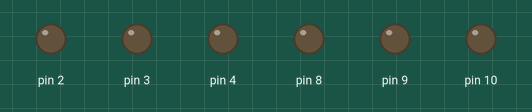
This sketch was run on a simulated Arduino Mega 2560, built with avr-gcc and run on an emulated ATmega2560. On the bench: output pins drawn as LEDs (lit = HIGH).

Above: at 2.5 s.
At 6.0 s:
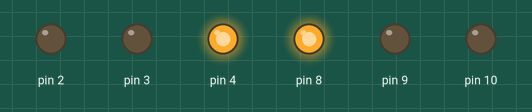
At 9.5 s:
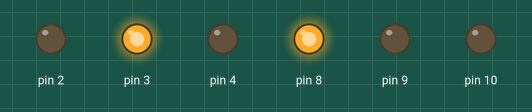
At 13.0 s:
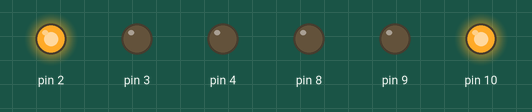
Timing chart, 0 to 18.2 s (numbered marks = the images above):
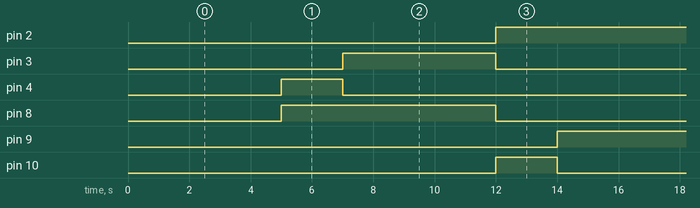

Measured:
- by itself, pin 2, pin 8: alternates HIGH for 7.0 s and LOW for 7.0 s
- by itself, pin 3, pin 9: alternates HIGH for 5.0 s and LOW for 9.0 s
- by itself, pin 4, pin 10: alternates HIGH for 2.0 s and LOW for 12.0 s

The sketch:

P1_Tab_CD_Semaforo.ino
```cpp
#include <Controllino.h>

// 1. ESTRUCTURA: Agrupamos los pines de cada semáforo
struct Semaforo {
  int rojo;
  int amarillo;
  int verde;
};

// 2. ENUM: Nombres legibles para los estados de la FSM
enum EstadosFSM {
  A_VERDE_B_ROJO,    // Semáforo A avanza, B espera (0)
  A_AMARILLO_B_ROJO, // Semáforo A advierte detención (1)
  A_ROJO_B_VERDE,    // Semáforo B avanza, A espera (2)
  A_ROJO_B_AMARILLO  // Semáforo B advierte detención (3)
};

// Inicialización de los objetos usando la estructura(es decir creamos los dos semaforos)
// Semáforo A: D0, D1, D2 | Semáforo B: D6, D7, D8
Semaforo semA = {CONTROLLINO_D0, CONTROLLINO_D1, CONTROLLINO_D2};
Semaforo semB = {CONTROLLINO_D6, CONTROLLINO_D7, CONTROLLINO_D8};

// Variables de control de la FSM
EstadosFSM estadoActual = A_VERDE_B_ROJO;  //Estado inicial de nuesta maquina
unsigned long tiempoPrevioFSM = 0;
unsigned long duracionEstado = 5000; // Iniciamos con 5 segundos

void setup() {
  // Configuración de salidas usando la estructura
  pinMode(semA.rojo, OUTPUT); pinMode(semA.amarillo, OUTPUT); pinMode(semA.verde, OUTPUT);
  pinMode(semB.rojo, OUTPUT); pinMode(semB.amarillo, OUTPUT); pinMode(semB.verde, OUTPUT);
}

void loop() {
  unsigned long tiempoActual = millis(); // Retardo no bloqueante

  // LÓGICA DE LA MÁQUINA DE ESTADOS (FSM)
  if (tiempoActual - tiempoPrevioFSM >= duracionEstado) {
    tiempoPrevioFSM = tiempoActual; // Reset del cronómetro para el siguiente estado

    switch (estadoActual) {

      case A_VERDE_B_ROJO: //(0)
        actualizarLuces(LOW, LOW, HIGH, HIGH, LOW, LOW); // A: Verde, B: Rojo
        estadoActual = A_AMARILLO_B_ROJO;               // Siguiente paso
        duracionEstado = 2000;                          // El amarillo dura menos (2s)
        break;

      case A_AMARILLO_B_ROJO: //(1)
        actualizarLuces(LOW, HIGH, LOW, HIGH, LOW, LOW); // A: Amar, B: Rojo
        estadoActual = A_ROJO_B_VERDE;
        duracionEstado = 5000;                          // El verde dura más (5s)
        break;

      case A_ROJO_B_VERDE:  //(2)
        actualizarLuces(HIGH, LOW, LOW, LOW, LOW, HIGH); // A: Rojo, B: Verde
        estadoActual = A_ROJO_B_AMARILLO;
        duracionEstado = 2000;
        break;

      case A_ROJO_B_AMARILLO:  //(3)
        actualizarLuces(HIGH, LOW, LOW, LOW, HIGH, LOW); // A: Rojo, B: Amar
        estadoActual = A_VERDE_B_ROJO;                  // Vuelve al inicio
        duracionEstado = 5000;
        break;
    }
  }
}

// FUNCIÓN AUXILIAR: Recibe los estados de los 6 pines para evitar repetir código
void actualizarLuces(int rA, int aA, int vA, int rB, int aB, int vB) {
  digitalWrite(semA.rojo, rA);
  digitalWrite(semA.amarillo, aA);
  digitalWrite(semA.verde, vA);

  digitalWrite(semB.rojo, rB);
  digitalWrite(semB.amarillo, aB);
  digitalWrite(semB.verde, vB);
}
```
